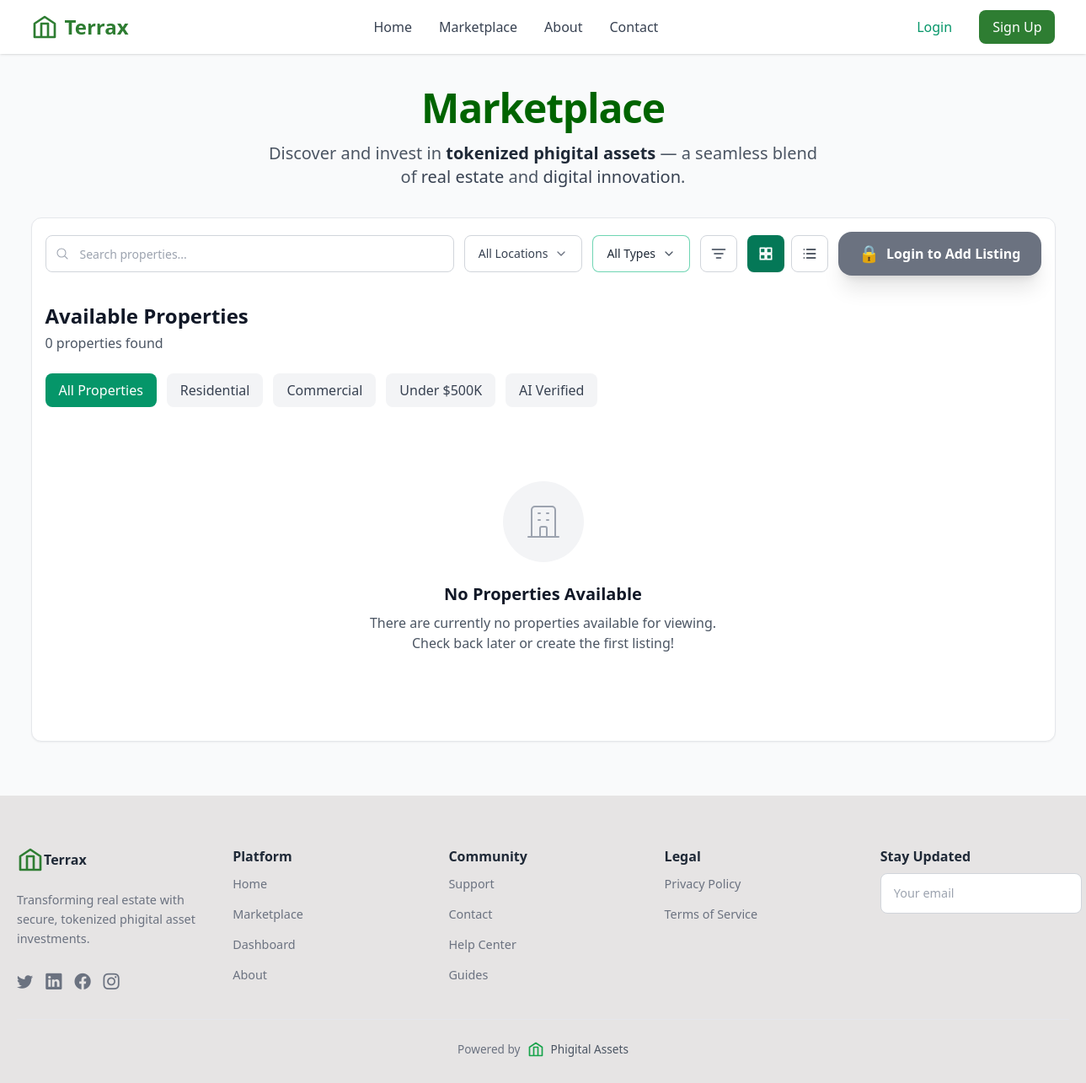
The app's page /marketplace/, older data.
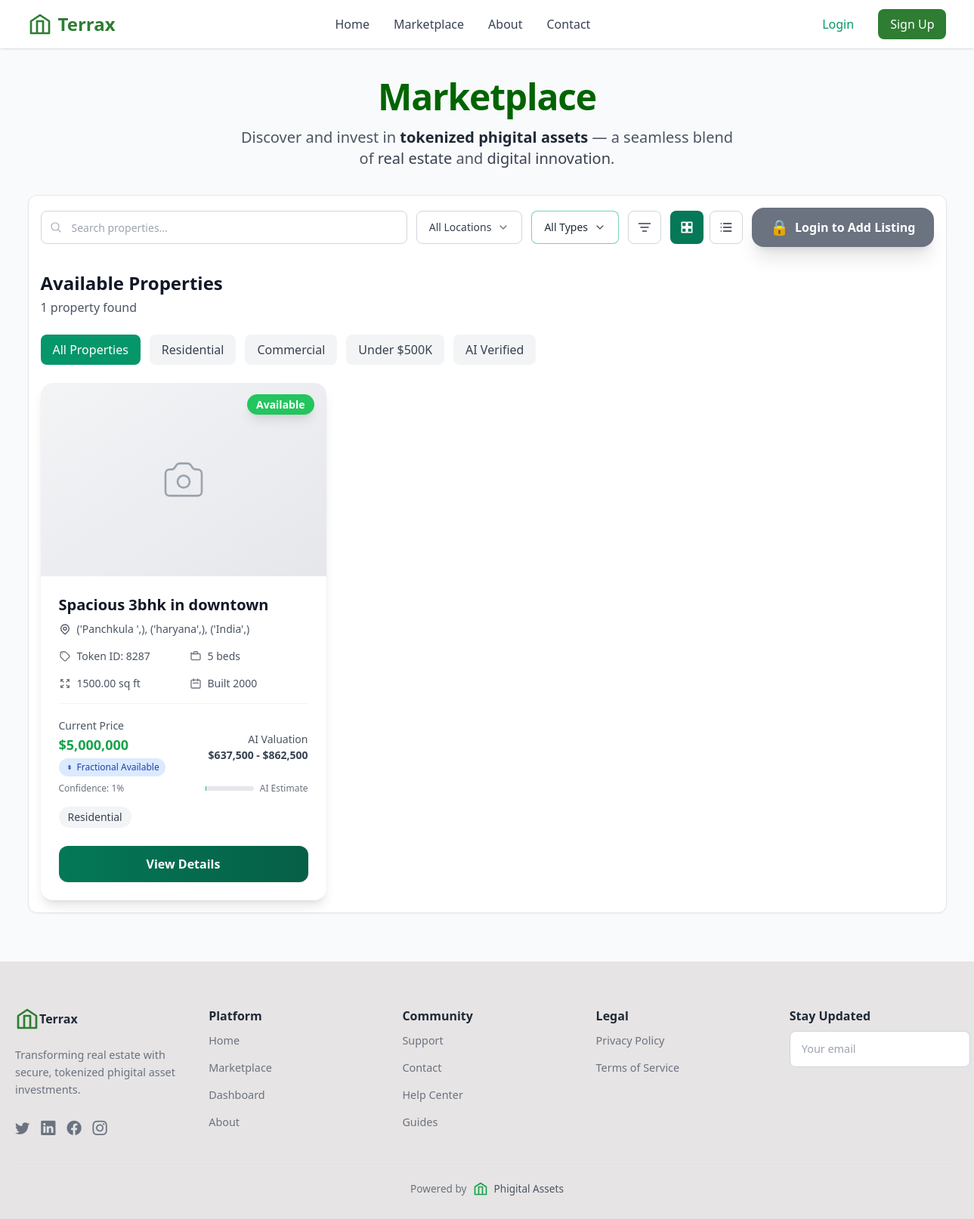
The same page, newer data.
### marketplace/models.py (models this page shows, shortened)
class Listing(models.Model):
    STATUS_CHOICES = [
        ('draft', 'Draft'),
        ('submitted', 'Submitted'),
        ('pending_validation', 'Pending Validation'),
        ('available', 'Available'),
        ('sold', 'Sold'),
        ('rejected', 'Rejected'),
    ]
    PROPERTY_TYPE_CHOICES = [
        ('residential', 'Residential'),
        ('apartment', 'Apartment'),
        ('commercial', 'Commercial'),
        ('land', 'Land'),
        ('industrial', 'Industrial'),
    ]
    owner = models.ForeignKey(User, on_delete=models.CASCADE)
    title = models.CharField(max_length=255, blank=True, null=True)
    description = models.TextField(blank=True, null=True)
    property_type = models.CharField(max_length=50, choices=PROPERTY_TYPE_CHOICES, blank=True, null=True)
    location = models.CharField(max_length=255, blank=True, null=True)
    city = models.CharField(max_length=100, blank=True, null=True)
    state = models.CharField(max_length=100, blank=True, null=True)
    country = models.CharField(max_length=100, default='US')
    size = models.DecimalField(max_digits=10, decimal_places=2, blank=True, null=True)
    bedrooms = models.IntegerField(blank=True, null=True)
    bathrooms = models.IntegerField(blank=True, null=True)
    year_built = models.PositiveIntegerField(blank=True, null=True)
    ownership_type = models.CharField(max_length=100, blank=True, null=True)
    cover_image = models.ImageField(upload_to='listing_images/', blank=True, null=True)
    video = models.FileField(upload_to='listing_videos/', blank=True, null=True)
    title_deed = models.FileField(upload_to='listing_docs/', blank=True, null=True)
    tax_certificate = models.FileField(upload_to='listing_docs/', blank=True, null=True)
    utility_bills = models.FileField(upload_to='listing_docs/', blank=True, null=True)
    kyc_doc = models.FileField(upload_to='kyc_docs/', blank=True, null=True)
    price = models.DecimalField(max_digits=12, decimal_places=2, blank=True, null=True)
    valuation_min = models.DecimalField(max_digits=12, decimal_places=2, blank=True, null=True)
    valuation_max = models.DecimalField(max_digits=12, decimal_places=2, blank=True, null=True)
    fractionalisation = models.BooleanField(default=False)
    fraction_shares_total = models.PositiveIntegerField(default=1000)
    let_agent_suggest = models.BooleanField(default=False)
    token_id = models.CharField(max_length=100, blank=True, null=True)
    contract_address = models.CharField(max_length=100, blank=True, null=True)
    ipfs_metadata_cid = models.CharField(max_length=255, blank=True, null=True)
    validation_status = models.CharField(max_length=20, choices=[
        ('pending', 'Pending'),
        ('approved', 'Approved'),
        ('rejected', 'Rejected'),
    ], default='pending')
    validation_confidence = models.FloatField(default=0.0)
    valuation_confidence = models.FloatField(default=0.0)
    recommendation_score = models.FloatField(default=0.0)
    status = models.CharField(max_length=20, choices=STATUS_CHOICES, default='draft')
    created_at = models.DateTimeField(auto_now_add=True)
    updated_at = models.DateTimeField(auto_now=True)
    @property
    def display_price(self):
        if self.status == 'sold':
            return "Sold"
        elif self.status in ['pending_validation', 'submitted']:
            return "Price Hidden"
        elif self.price:
            return f"${self.price:,.0f}"
        elif self.let_agent_suggest and self.valuation_min:
            return f"${self.valuation_min:,.0f}"
        else:
            return "Price on Request"
    @property
    def display_valuation(self):
        if self.valuation_min and self.valuation_max:
            return f"${self.valuation_min:,.0f} - ${self.valuation_max:,.0f}"
        elif self.valuation_min:
            return f"${self.valuation_min:,.0f}"
        else:
            return "Valuation Pending"
    @property
    def status_badge_color(self):
        if self.status == 'available' and not self.token_id:
            return 'blue'
        colors = {
            'available': 'green',
            'sold': 'red',
            'pending_validation': 'yellow',
            'rejected': 'red',
            'draft': 'gray',
            'submitted': 'yellow'  # Show as under review
        }
        return colors.get(self.status, 'gray')
    @property
    def status_badge_text(self):
        if self.status == 'available' and not self.token_id:
            return 'Needs Minting'
        texts = {
            'available': 'Available',
            'sold': 'Sold',
            'pending_validation': 'Under Review',
            'rejected': 'Rejected',
            'draft': 'Draft',
            'submitted': 'Under Review'  # Show as under review
        }
        return texts.get(self.status, 'Unknown')
    @property
    def full_location(self):
        parts = [self.city, self.state, self.country]
        return ', '.join(filter(None, parts))

### marketplace/views.py (the view, shortened to what this page needs)
# urls.py: path('',include('marketplace.urls')),
def marketplace(request):
    listings = []
    recommendations = []
    kyc_verified = False
    kyc_status = 'not_submitted'
    kyc_status_message = ''
    all_listings = Listing.objects.filter(
        status__in=['submitted', 'available', 'sold', 'rejected'],
        validation_status__in=['pending', 'approved', 'rejected']
    ).order_by('-created_at')
    public_listings = all_listings.filter(
        models.Q(token_id__isnull=False) | models.Q(status='sold')
    )
    listings = all_listings
    for listing in listings:
        if listing.status == 'available' and not listing.valuation_min:
            try:
                from agents.clients import agent_client
                valuation_result = agent_client.calculate_valuation(listing)
                if valuation_result:
                    valuation_range = valuation_result.get('valuation_range') or {}
                    min_val = valuation_range.get('min')
                    max_val = valuation_range.get('max')
                    confidence = valuation_result.get('confidence_score', 0.0)
                    if min_val and max_val:
                        listing.valuation_min = min_val
                        listing.valuation_max = max_val
                        listing.valuation_confidence = confidence
                        listing.save()
            except Exception as e:
                logger.error(f"Failed to get valuation for listing {listing.id}: {e}")
    context = {
        'listings': listings,
        'recommendations': recommendations,
        'kyc_verified': kyc_verified,
        'kyc_status': kyc_status
    }
    return render(request, 'marketplace.html', context)

### marketplace/context_processors.py (called while the page is built, shortened)
def kyc_status(request):
    return {
        'kyc_verified': False,
        'kyc_status': 'not_submitted',
        'user_profile': None
    }

### marketplace/templates/marketplace.html (shortened to what the changed rows need)
{% extends 'base.html' %}
{% block content %}
  <main class="max-w-7xl mx-auto px-4 sm:px-6 lg:px-8 py-10">
<section class="relative mb-16 text-center px-4">
  <h1 class="text-4xl md:text-5xl font-bold text-gray-900 tracking-tight" style="color: darkgreen;">
    Marketplace
  </h1>
</section>
<section class="bg-white rounded-xl shadow-sm border border-gray-200 p-3 md:p-4 mb-6" style="margin-top: -30px;">
<section class="mt-8">
  <div class="flex justify-between items-center mb-6">
    <div>
      <h2 class="text-2xl font-bold text-gray-900">Available Properties</h2>
      <p class="text-gray-600 mt-1">{{ listings|length }} propert{{ listings|length|pluralize:"y,ies" }} found</p>
    </div>
  </div>
  {% if listings %}
    <div id="propertyGrid" class="grid grid-cols-1 md:grid-cols-2 lg:grid-cols-3 gap-6">
      {% for listing in listings %}
        {% include 'partials/property_card.html' with listing=listing %}
      {% endfor %}
    </div>
  {% else %}
    <div class="text-center py-16">
      <div class="mx-auto w-24 h-24 bg-gray-100 rounded-full flex items-center justify-center mb-6">
        <svg class="w-12 h-12 text-gray-400" fill="none" stroke="currentColor" stroke-width="1" viewBox="0 0 24 24">
          <path stroke-linecap="round" stroke-linejoin="round" d="M19 21V5a2 2 0 00-2-2H7a2 2 0 00-2 2v16m14 0h2m-2 0h-5m-9 0H3m2 0h5M9 7h1m-1 4h1m4-4h1m-1 4h1m-5 10v-5a1 1 0 011-1h2a1 1 0 011 1v5m-4 0h4"/>
        </svg>
      </div>
      <h3 class="text-xl font-semibold text-gray-900 mb-2">No Properties Available</h3>
      <p class="text-gray-600 mb-6 max-w-md mx-auto">
        There are currently no properties available for viewing. Check back later or create the first listing!
      </p>
    </div>
  {% endif %}
</section>
</section>
  </main>
{% endblock %}

### marketplace/templates/partials/property_card.html (shortened to what the changed rows need)
<div class="bg-white rounded-2xl shadow-lg hover:shadow-xl transition-all duration-300 overflow-hidden group property-card"
     data-owner="{% if user.is_authenticated and user == listing.owner %}true{% else %}false{% endif %}"
     data-token-id="{% if listing.token_id %}{{ listing.token_id }}{% endif %}"
     data-status="{{ listing.status }}">
  <div class="relative h-64 overflow-hidden">
    {% if listing.cover_image %}
      <img src="{{ listing.cover_image.url }}"
           alt="{{ listing.title }}"
           class="w-full h-full object-cover group-hover:scale-105 transition-transform duration-300">
    {% elif listing.ipfs_metadata_cid %}
      <div class="w-full h-full bg-gradient-to-br from-gray-100 to-gray-200 flex items-center justify-center" style="display: none;">
      </div>
    {% endif %}
    <div class="absolute top-4 right-4">
      {% if listing.status_badge_color == 'green' %}
        <span class="px-3 py-1 bg-green-500 text-white text-sm font-semibold rounded-full shadow-lg">
          {{ listing.status_badge_text }}
        </span>
      {% elif listing.status_badge_color == 'red' %}
        <span class="px-3 py-1 bg-red-500 text-white text-sm font-semibold rounded-full shadow-lg">
          {{ listing.status_badge_text }}
        </span>
      {% elif listing.status_badge_color == 'yellow' %}
        <span class="px-3 py-1 bg-yellow-500 text-white text-sm font-semibold rounded-full shadow-lg">
          {{ listing.status_badge_text }}
        </span>
      {% elif listing.status_badge_color == 'blue' %}
        <span class="px-3 py-1 bg-blue-500 text-white text-sm font-semibold rounded-full shadow-lg">
          {{ listing.status_badge_text }}
        </span>
      {% else %}
        <span class="px-3 py-1 bg-gray-500 text-white text-sm font-semibold rounded-full shadow-lg">
          {{ listing.status_badge_text }}
        </span>
      {% endif %}
    </div>
  </div>
  <div class="p-6">
    <div class="mb-4">
      <h3 class="text-xl font-bold text-gray-900 mb-2 group-hover:text-emerald-600 transition-colors">
        {{ listing.title|default:"Untitled Property" }}
      </h3>
      <div class="flex items-center text-gray-600">
        <span class="text-sm">{{ listing.full_location|default:listing.location|default:"Location not specified" }}</span>
      </div>
    </div>
    <div class="grid grid-cols-2 gap-4 mb-4 text-sm">
      <div class="flex items-center">
        <svg class="w-4 h-4 mr-2 text-gray-500" fill="none" stroke="currentColor" stroke-width="2" viewBox="0 0 24 24">
          <path stroke-linecap="round" stroke-linejoin="round" d="M7 7h.01M7 3h5c.512 0 1.024.195 1.414.586l7 7a2 2 0 010 2.828l-7 7a2 2 0 01-2.828 0l-7-7A1.994 1.994 0 013 12V7a4 4 0 014-4z"/>
        </svg>
        <span class="text-gray-600">Token ID: {{ listing.token_id|default:"NFT-"|add:listing.id|stringformat:"03d" }}</span>
      </div>
      {% if listing.bedrooms %}
        <div class="flex items-center">
          <span class="text-gray-600">{{ listing.bedrooms }} bed{{ listing.bedrooms|pluralize }}</span>
        </div>
      {% endif %}
      {% if listing.size %}
        <div class="flex items-center">
          <svg class="w-4 h-4 mr-2 text-gray-500" fill="none" stroke="currentColor" stroke-width="2" viewBox="0 0 24 24">
            <path stroke-linecap="round" stroke-linejoin="round" d="M4 8V4m0 0h4M4 4l5 5m11-1V4m0 0h-4m4 0l-5 5M4 16v4m0 0h4m-4 0l5-5m11 5l-5-5m5 5v-4m0 4h-4"/>
          </svg>
          <span class="text-gray-600">{{ listing.size }} sq ft</span>
        </div>
      {% endif %}
      {% if listing.year_built %}
        <div class="flex items-center">
          <svg class="w-4 h-4 mr-2 text-gray-500" fill="none" stroke="currentColor" stroke-width="2" viewBox="0 0 24 24">
            <path stroke-linecap="round" stroke-linejoin="round" d="M8 7V3m8 4V3m-9 8h10M5 21h14a2 2 0 002-2V7a2 2 0 00-2-2H5a2 2 0 00-2 2v12a2 2 0 002 2z"/>
          </svg>
          <span class="text-gray-600">Built {{ listing.year_built }}</span>
        </div>
      {% endif %}
    </div>
    <div class="border-t border-gray-100 pt-4 mb-4">
      <div class="flex justify-between items-center mb-2">
        <div>
          <span class="text-sm text-gray-600">Current Price</span>
          <div class="text-lg font-bold {% if listing.status == 'sold' %}text-red-600{% else %}text-green-600{% endif %}">
            {{ listing.display_price }}
          </div>
          {% if listing.fractionalisation %}
            <div class="mt-1">
              <span class="inline-flex items-center px-2 py-1 rounded-full text-xs font-medium bg-blue-100 text-blue-800">
                <svg class="w-3 h-3 mr-1" fill="none" stroke="currentColor" stroke-width="2" viewBox="0 0 24 24">
                  <path stroke-linecap="round" stroke-linejoin="round" d="M12 8c-1.657 0-3 .895-3 2s1.343 2 3 2 3 .895 3 2-1.343 2-3 2m0-8c1.11 0 2.08.402 2.599 1M12 8V7m0 1v8m0 0v1m0-1c-1.11 0-2.08-.402-2.599-1"/>
                </svg>
                Fractional Available
              </span>
            </div>
          {% endif %}
        </div>
        <div class="text-right">
          <span class="text-sm text-gray-600">AI Valuation</span>
          <div class="text-sm font-semibold text-gray-700">
            {{ listing.display_valuation }}
          </div>
        </div>
      </div>
      {% if listing.valuation_confidence > 0 %}
        <div class="flex items-center justify-between text-xs text-gray-500">
          <span>Confidence: {{ listing.valuation_confidence|floatformat:0 }}%</span>
          <div class="flex items-center">
            <div class="w-16 bg-gray-200 rounded-full h-1.5 mr-2">
            </div>
            <span>AI Estimate</span>
          </div>
        </div>
      {% endif %}
    </div>
    <div class="mb-4">
      <span class="inline-block px-3 py-1 bg-gray-100 text-gray-700 text-sm font-medium rounded-full">
        {{ listing.property_type|title|default:"Property" }}
      </span>
    </div>
    <div class="pt-2">
      <a href="{% url 'property_detail' listing.id %}"
         class="w-full bg-gradient-to-r from-emerald-700 to-emerald-800 text-white py-3 px-4 rounded-xl font-semibold shadow-sm hover:from-emerald-800 hover:to-emerald-900 hover:shadow-md active:scale-95 transition-all block text-center">
        View Details
      </a>
    </div>
  </div>
</div>

Row changes from the older to the newer data that the page shows:
added Listing: status_badge_text "Available", title "Spacious 3bhk in downtown", full_location "('Panchkula ',), ('haryana',), ('India',)", token_id|add "8287", bedrooms "5", size "1500.00", year_built "2000", display_price "$5,000,000", fractionalisation True (drawn), display_valuation "$637,500 - $862,500", valuation_confidence "1", property_type "Residential"
Text that changed along with them:
{{ listings|length }}: "0" → "1"
text no longer shown: "No Properties Available There are currently no properties available for viewing. Check back later or create the first listing!"
